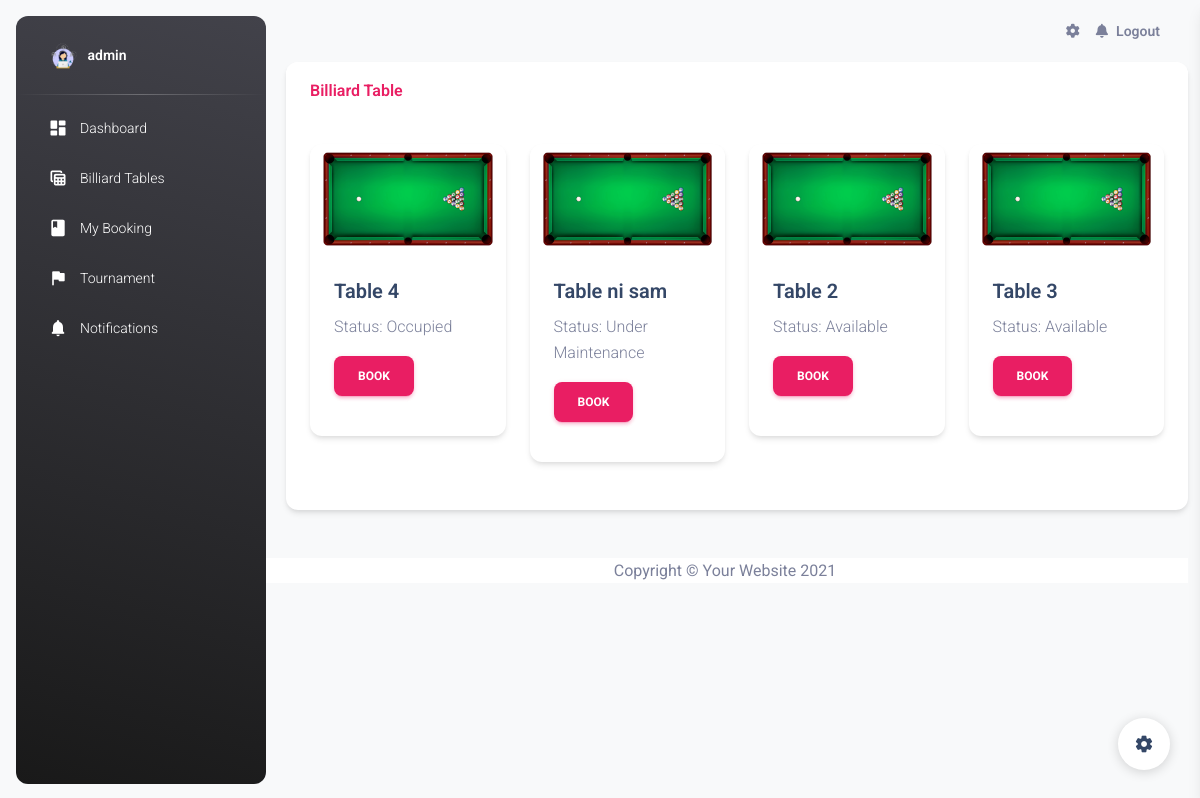
/user_table.php (signed in), run on the app's committed database.
### tables this page shows
CREATE TABLE `tables` (
  `table_id` int(11) NOT NULL,
  `table_number` varchar(100) NOT NULL,
  `status` enum('Available','Occupied','Under Maintenance') NOT NULL
);

### user_table.php (the view, shortened to what this page needs)
<?php
$username = htmlspecialchars($_SESSION['username']);
?>
<!DOCTYPE html>
<html lang="en">
   <head>
      <link href="./assets/css/nucleo-icons.css" rel="stylesheet" />
      <link href="./assets/css/nucleo-svg.css" rel="stylesheet" />
      <link id="pagestyle" href="./assets/css/material-dashboard.css?v=3.1.0" rel="stylesheet" />
      <link href="vendor/fontawesome-free/css/all.min.css" rel="stylesheet" type="text/css">
   </head>
   <body class="g-sidenav-show  bg-gray-100">
   <aside class="sidenav navbar navbar-vertical navbar-expand-xs border-0 border-radius-xl my-3 fixed-start ms-3   bg-gradient-dark" id="sidenav-main">
         <div class="sidenav-header">
            <a class="navbar-brand m-0" href=" https://demos.creative-tim.com/material-dashboard/pages/dashboard " target="_blank">
            <img src="./img/admin.png" class="navbar-brand-img h-100" alt="main_logo">
            <span class="ms-1 font-weight-bold text-white"><?php echo htmlspecialchars($username); ?></span>
            </a>
         </div>
         <hr class="horizontal light mt-0 mb-2">
         <div class="collapse navbar-collapse  w-auto " id="sidenav-collapse-main">
         <ul class="navbar-nav">
            <li class="nav-item">
                  <a class="nav-link text-white " href="user_dashboard.php">
                     <div class="text-white text-center me-2 d-flex align-items-center justify-content-center">
                        <i class="material-icons opacity-10">dashboard</i>
                     </div>
                     <span class="nav-link-text ms-1">Dashboard</span>
                  </a>
               </li>
               <li class="nav-item">
                  <a class="nav-link text-white " href="user_table.php">
                     <div class="text-white text-center me-2 d-flex align-items-center justify-content-center">
                        <i class="material-icons opacity-10">table_view</i>
                     </div>
                     <span class="nav-link-text ms-1">Billiard Tables</span>
                  </a>
               </li>
               <li class="nav-item">
                  <a class="nav-link text-white " href="booking_user.php">
                     <div class="text-white text-center me-2 d-flex align-items-center justify-content-center">
                        <i class="material-icons opacity-10">book</i>
                     </div>
                     <span class="nav-link-text ms-1">My Booking</span>
                  </a>
               </li>
               <li class="nav-item">
                     <a class="nav-link text-white " href="user_tournament.php">
                        <div class="text-white text-center me-2 d-flex align-items-center justify-content-center">
                           <i class="material-icons opacity-10">flag</i>
                        </div>
                        <span class="nav-link-text ms-1">Tournament</span>
                     </a>
                  </li>
               <li class="nav-item">
                  <a class="nav-link text-white " href="./notifications.html">
                     <div class="text-white text-center me-2 d-flex align-items-center justify-content-center">
                        <i class="material-icons opacity-10">notifications</i>
                     </div>
                     <span class="nav-link-text ms-1">Notifications</span>
                  </a>
               </li>
         </ul>
      </aside>
      <main class="main-content border-radius-lg ">
         <nav class="navbar navbar-main navbar-expand-lg px-0 mx-4 shadow-none border-radius-xl" id="navbarBlur" data-scroll="true">
            <div class="container-fluid py-1 px-3">
               <div class="collapse navbar-collapse mt-sm-0 mt-2 me-md-0 me-sm-4" id="navbar">
                  <ul class="navbar-nav  justify-content-end">
                     <li class="nav-item px-3 d-flex align-items-center">
                        <a href="javascript:;" class="nav-link text-body p-0">
                        <i class="fa fa-cog fixed-plugin-button-nav cursor-pointer"></i>
                        </a>
                     </li>
                     <li class="nav-item dropdown pe-2 d-flex align-items-center">
                        <a href="javascript:;" class="nav-link text-body p-0" id="dropdownMenuButton" data-bs-toggle="dropdown" aria-expanded="false">
                        <i class="fa fa-bell cursor-pointer"></i>
                        </a>
                     </li>
                     <li class="nav-item d-flex align-items-center">
                        <a href="logout.php" class="nav-link text-body font-weight-bold px-0">
                        <span class="d-sm-inline d-none">Logout</span>
                        </a>
                     </li>
                  </ul>
               </div>
            </div>
         </nav>
         <div class="container-fluid">
         <div class="card shadow mb-4">
               <div class="card-header py-3">
                  <h6 class="m-0 font-weight-bold text-primary">Billiard Table</h6>
                     </div>
                        <div class="card-body">
                           <div class="row">
                              <?php
                                 include 'conn.php';
                                 $sqlTables = "SELECT table_number, status, table_id FROM tables";
                                 $stmtTables = $conn->prepare($sqlTables);
                                 $stmtTables->execute();
                                 $tables = $stmtTables->fetchAll(PDO::FETCH_ASSOC);
                                 ?>
                                 <div class="container">
                                    <div class="row">
                                       <?php
                                       if (!empty($tables)) {
                                             foreach ($tables as $row) {
                                                echo '<div class="col-md-3 mb-4">';
                                                echo '<div class="card">';
                                                echo '<img class="card-img-top" src="./img/billiardtable.png" alt="Card image cap">';
                                                echo '<div class="card-body">';
                                                echo '<h5 class="card-title">'. htmlspecialchars($row["table_number"]) . '</h5>';
                                                echo '<p class="card-text">Status: ' . htmlspecialchars($row["status"]) . '</p>';
                                                echo '<div class="btn-group">';
                                                echo '<button type="button" class="btn btn-primary" onclick=\'openBookingModal('. json_encode($row) .')\'>Book</button>';
                                                echo '</div>';
                                                echo '</div>';
                                                echo '</div>';
                                                echo '</div>';
                                             }
                                       } else {
                                             echo "0 results";
                                       }
                                       ?>
                                    </div>
                                 </div>
                              </div>
                           </div>
                        </div>
                     </div>
         <div class="row">
         <div class="row mt-4">
            <footer class="sticky-footer bg-white">
               <div class="container my-auto">
                     <div class="copyright text-center my-auto">
                        <span>Copyright &copy; Your Website 2021</span>
                      </div>
                </div>
            </footer>
         </div>
      </main>
      <div class="fixed-plugin">
         <a class="fixed-plugin-button text-dark position-fixed px-3 py-2">
         <i class="material-icons py-2">settings</i>
         </a>
      </div>
   </body>
</html>

### data on the page
tables: table_number "Table 4", status "Occupied"
tables: table_number "Table ni sam", status "Under Maintenance"
tables: table_number "Table 2", status "Available"
tables: table_number "Table 3", status "Available"

### other printed values
$username "admin"
